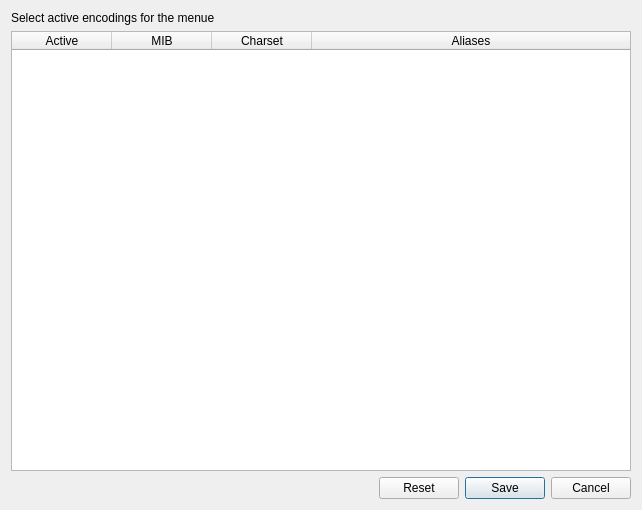
<?xml version="1.0" encoding="UTF-8"?>
<ui version="4.0">
 <class>SelectEncodings</class>
 <widget class="QDialog" name="SelectEncodings">
  <property name="geometry">
   <rect>
    <x>0</x>
    <y>0</y>
    <width>642</width>
    <height>510</height>
   </rect>
  </property>
  <property name="windowTitle">
   <string>Form</string>
  </property>
  <layout class="QVBoxLayout" name="verticalLayout">
   <item>
    <widget class="QLabel" name="label">
     <property name="text">
      <string>Select active encodings for the menue</string>
     </property>
    </widget>
   </item>
   <item>
    <widget class="QTableWidget" name="tableWidget">
     <property name="showDropIndicator" stdset="0">
      <bool>false</bool>
     </property>
     <property name="alternatingRowColors">
      <bool>true</bool>
     </property>
     <property name="selectionMode">
      <enum>QAbstractItemView::NoSelection</enum>
     </property>
     <property name="selectionBehavior">
      <enum>QAbstractItemView::SelectRows</enum>
     </property>
     <property name="sortingEnabled">
      <bool>true</bool>
     </property>
     <attribute name="horizontalHeaderCascadingSectionResizes">
      <bool>true</bool>
     </attribute>
     <attribute name="horizontalHeaderHighlightSections">
      <bool>false</bool>
     </attribute>
     <attribute name="horizontalHeaderShowSortIndicator" stdset="0">
      <bool>true</bool>
     </attribute>
     <attribute name="horizontalHeaderStretchLastSection">
      <bool>true</bool>
     </attribute>
     <attribute name="verticalHeaderVisible">
      <bool>false</bool>
     </attribute>
     <column>
      <property name="text">
       <string>Active</string>
      </property>
     </column>
     <column>
      <property name="text">
       <string>MIB</string>
      </property>
     </column>
     <column>
      <property name="text">
       <string>Charset</string>
      </property>
     </column>
     <column>
      <property name="text">
       <string>Aliases</string>
      </property>
     </column>
    </widget>
   </item>
   <item>
    <widget class="QWidget" name="widget" native="true">
     <layout class="QHBoxLayout" name="horizontalLayout">
      <property name="leftMargin">
       <number>0</number>
      </property>
      <property name="topMargin">
       <number>0</number>
      </property>
      <property name="rightMargin">
       <number>0</number>
      </property>
      <property name="bottomMargin">
       <number>0</number>
      </property>
      <item>
       <spacer name="horizontalSpacer">
        <property name="orientation">
         <enum>Qt::Horizontal</enum>
        </property>
        <property name="sizeHint" stdset="0">
         <size>
          <width>459</width>
          <height>20</height>
         </size>
        </property>
       </spacer>
      </item>
      <item>
       <widget class="QPushButton" name="pbReset">
        <property name="text">
         <string>Reset</string>
        </property>
       </widget>
      </item>
      <item>
       <widget class="QPushButton" name="pbSave">
        <property name="text">
         <string>Save</string>
        </property>
        <property name="default">
         <bool>true</bool>
        </property>
       </widget>
      </item>
      <item>
       <widget class="QPushButton" name="pbCancel">
        <property name="text">
         <string>Cancel</string>
        </property>
       </widget>
      </item>
     </layout>
    </widget>
   </item>
  </layout>
 </widget>
 <resources/>
 <connections/>
</ui>
